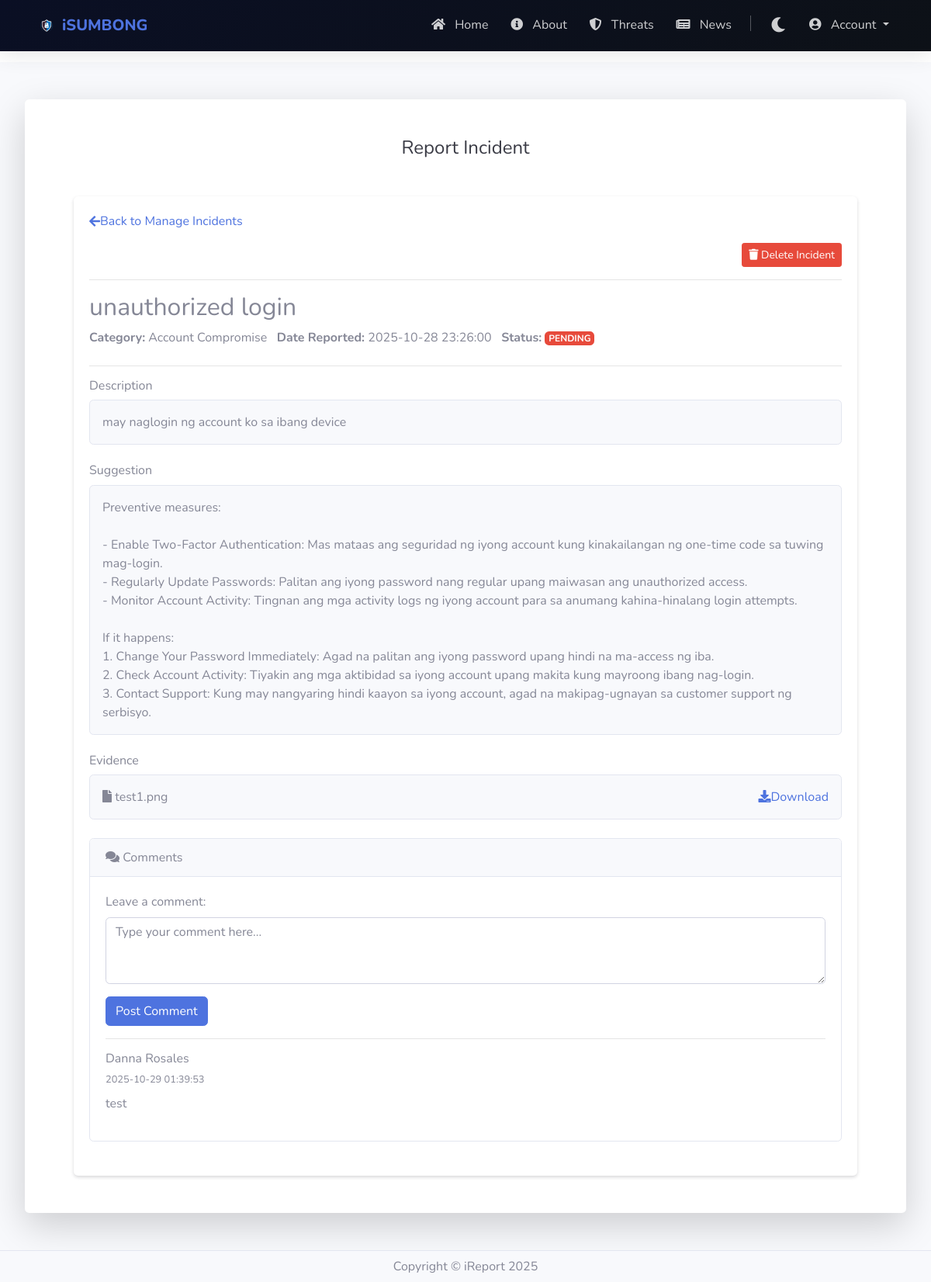
Screenshot of /user/incident/view.php?id=68 (signed in) with the database file from the repository.
### tables this page shows
CREATE TABLE `incident` (
  `id` int(11) NOT NULL,
  `title` varchar(255) NOT NULL,
  `category` varchar(100) NOT NULL,
  `date` datetime NOT NULL,
  `description` text NOT NULL,
  `location` varchar(255) DEFAULT NULL,
  `severity_level` varchar(50) NOT NULL,
  `full_name` varchar(255) NOT NULL,
  `address` varchar(255) DEFAULT NULL,
  `email` varchar(150) NOT NULL,
  `phone` varchar(50) DEFAULT NULL,
  `notified` varchar(255) DEFAULT NULL,
  `evidence_logs` tinyint(1) DEFAULT 0,
  `evidence_screenshots` tinyint(1) DEFAULT 0,
  `evidence_email` tinyint(1) DEFAULT 0,
  `evidence_other` tinyint(1) DEFAULT 0,
  `additional_info` text DEFAULT NULL,
  `created_at` timestamp NOT NULL DEFAULT current_timestamp(),
  `status` varchar(255) DEFAULT 'PENDING',
  `user_id` int(11) DEFAULT NULL,
  `suggestion` text DEFAULT NULL,
  `user_deleted` tinyint(1) DEFAULT 0 COMMENT 'Flag to mark incidents as deleted from user view',
  `deleted_by_admin` tinyint(1) DEFAULT 0
);

CREATE TABLE `attachment` (
  `id` int(11) NOT NULL,
  `incident_id` varchar(255) DEFAULT NULL,
  `attachment` varchar(255) DEFAULT NULL,
  `filename` varchar(255) DEFAULT NULL
);

CREATE TABLE `comments` (
  `id` int(11) NOT NULL,
  `incident_id` int(11) DEFAULT NULL,
  `user_id` text DEFAULT NULL,
  `comment` text DEFAULT NULL,
  `date` datetime DEFAULT current_timestamp()
);

### loginverification.php (called while the page is built, shortened)
<?php
function logged_in(){
    if(isset($_SESSION['user_id']) && !empty($_SESSION['user_id'])){
        return true;
    } else {
        return false;
    }
}
?>

### user/incident/view.php (the view, shortened to what this page needs)
<?php
include('../../connectMySql.php');
include '../../loginverification.php';
if(logged_in()){
$id = $_GET['id'];
$title = "";
$category = "";
$date = "";
$description = "";
$status = "";
$suggestion =  "";
$table_check = $conn->query("SHOW TABLES LIKE 'incident_type'");
if ($table_check && $table_check->num_rows > 0) {
    $query = "SELECT a.* FROM incident a
              WHERE a.id = '".$id."'";
} else {
    $query = "SELECT * FROM incident WHERE id = '".$id."'";
}
$result = $conn->query($query);
while ($row = $result->fetch_assoc()) {
$color = "";
if($row['status']=='PENDING'){
$color = "danger";
}
$title = $row['title'];
$category = $row['category'];
$date = $row['date'];
$description = $row['description'];
$status = $row['status'];
$suggestion = isset($row['suggestion']) ? $row['suggestion'] : "No specific suggestions available for this category.";
}
?>
<!DOCTYPE html>
<html lang="en">
<head>
    <link rel="stylesheet" href="https://cdnjs.cloudflare.com/ajax/libs/font-awesome/5.15.4/css/all.min.css" />
    <link rel="stylesheet" href="https://cdn.datatables.net/1.13.8/css/dataTables.bootstrap4.min.css" />
    <link href="../../css/sb-admin-2.min.css" rel="stylesheet">
</head>
<body id="page-top">
    <div id="wrapper">
        <div id="content-wrapper" class="d-flex flex-column">
            <div id="content">
               <?php include'../nav.php';?>
                <div class="container-fluid">
                         <div class="container-fluid px-2">
                            <div class="card o-hidden border-0 shadow-lg my-5">
                                <div class="card-body p-0">
                                    <div class="row">
                                        <div class="col-lg-12">
                                            <div class="p-5">
                                                <div class="text-center">
                                                    <h1 class="h4 text-gray-900 mb-4">Report Incident</h1>
                                                </div>
                                               <div class="container mt-5" style="max-width: 100%; width: 100%; padding: 0 15px;">
                                                    <div class="card shadow-sm border-0 rounded-3">
                                                        <div class="card-body">
                                                            <a href="index.php" class="text-primary d-flex align-items-center mb-3" style="text-decoration: none;">
                                                                <i class="fas fa-arrow-left me-2"></i> Back to Manage Incidents
                                                            </a>
                                                            <div class="d-flex justify-content-between align-items-center mb-3">
                                                                <button type="button" class="btn btn-danger btn-sm" onclick="deleteIncident(<?=$id?>)">
                                                                    <i class="fas fa-trash"></i> Delete Incident
                                                                </button>
                                                            </div>
                                                            <hr>
                                                            <h2 class="fw-bold"><?=$title?></h2>
                                                            <div class="d-flex flex-wrap gap-3 mt-2 mb-4">
                                                                <div><strong>Category:</strong> <?=$category?></div> &nbsp &nbsp
                                                                <div><strong>Date Reported: </strong> <?=$date?></div> &nbsp &nbsp
                                                                <div><strong>Status:</strong> <span class="badge bg-<?=$color?> text-white"><?=$status?></span></div>
                                                            </div>
                                                            <hr>
                                                            <div class="mb-4">
                                                                <h6 class="fw-semibold">Description</h6>
                                                                <div class="bg-light p-3 rounded border">
                                                                    <?=$description?>
                                                                </div>
                                                            </div>
                                                            <div class="mb-4">
                                                                <h6 class="fw-semibold">Suggestion</h6>
                                                                <div class="bg-light p-3 rounded border">
                                                                    <?= nl2br(htmlspecialchars($suggestion)) ?>
                                                                </div>
                                                            </div>
                                                            <div class="mb-4">
                                                                <h6 class="fw-semibold">Evidence</h6>
                                                                <?php
                                                                $query = "SELECT * FROM attachment WHERE incident_id = '".$id."'";
                                                                $result = $conn->query($query);
                                                                while ($row = $result->fetch_assoc()) {
                                                                echo '  <div class="bg-light p-3 rounded border d-flex justify-content-between align-items-center mb-2">
                                                                            <div><i class="fas fa-file me-2"></i> '.$row['filename'].'</div>
                                                                            <a href="'.$row['attachment'].'" target="_blank" class="text-decoration-none text-primary">
                                                                                <i class="fas fa-download me-1"></i>Download
                                                                            </a>
                                                                        </div>';
                                                                }
                                                                ?>
                                                            </div>
                                                            <div class="card mb-4">
                                                                <div class="card-header">
                                                                    <i class="fas fa-comments me-1"></i>
                                                                    Comments
                                                                </div>
                                                                <div class="card-body">
                                                                    <form method="post">
                                                                    <div class="mb-3">
                                                                        <label for="commentInput" class="form-label">Leave a comment:</label>
                                                                        <textarea class="form-control" name="comment" id="commentInput" rows="3" placeholder="Type your comment here..."></textarea>
                                                                    </div>
                                                                    <button type="submit" name="btn_comment" class="btn btn-primary">Post Comment</button>
                                                                    </form>
                                                                    <hr>
                                                                    <?php
                                                                $query = "SELECT * FROM comments WHERE incident_id = '".$id."'";
                                                                $result = $conn->query($query);
                                                                while ($row = $result->fetch_assoc()) {
                                                                echo '  <div class="d-flex mb-3">
                                                                    <div>
                                                                        <h6 class="fw-bold mb-1">'.$row['user_id'].'</h6>
                                                                        <small class="text-muted">'.$row['date'].'</small>
                                                                        <p class="mt-2 mb-0">'.$row['comment'].'</p>
                                                                    </div>
                                                                    </div>';
                                                                }
                                                                ?>
                                                                </div>
                                                            </div>
                                                        </div>
                                                    </div>
                                                </div>
                                            </div>
                                        </div>
                                    </div>
                                </div>
                            </div>
                        </div>
            </div>
        </div>
            <?php include'../footer.php';?>
    </div>
</body>
</html>
<?php
}
else
{
    header('location:../../index.php');
}?>

### user/incident/view.php (style rules this page uses)
@media (min-width: 1025px) { .container.mt-5 { max-width: 1200px !important; } }

### user/nav.php (style rules this page uses)
body { padding-top: 90px; }
@media (max-width: 1200px) { body { padding-top: 80px; } }

### user/footer.php (style rules this page uses)
#wrapper { min-height: 100vh; display: flex; flex-direction: column; }
#content-wrapper { flex: 1; display: flex; flex-direction: column; }
#content { flex: 1; }

### rows the page displays
incident: title "unauthorized login", category "Account Compromise", date "2025-10-28 23:26:00", status "PENDING", description "may naglogin ng account ko sa ibang device", suggestion "Preventive measures: - Enable Two-Factor Authentication: Mas mataas ang seguridad ng iyong account kung kinakailangan ng one-time code sa tuwing mag-login. - Regularly Update Passwords: Palitan ang iyong password nang regular upang maiwasan ang unauthorized access. - Monitor Account Activity: Tingnan ang mga activity logs ng iyong account para sa anumang kahina-hinalang login attempts. If it happens: 1. Change Your Password Immediately: Agad na palitan ang iyong password upang hindi na ma-access ng iba. 2. Check Account Activity: Tiyakin ang mga aktibidad sa iyong account upang makita kung mayroong ibang nag-login. 3. Contact Support: Kung may nangyaring hindi kaayon sa iyong account, agad…"
attachment: filename "test1.png"
comments: user "Danna Rosales", date "2025-10-29 01:39:53", comment "test"
